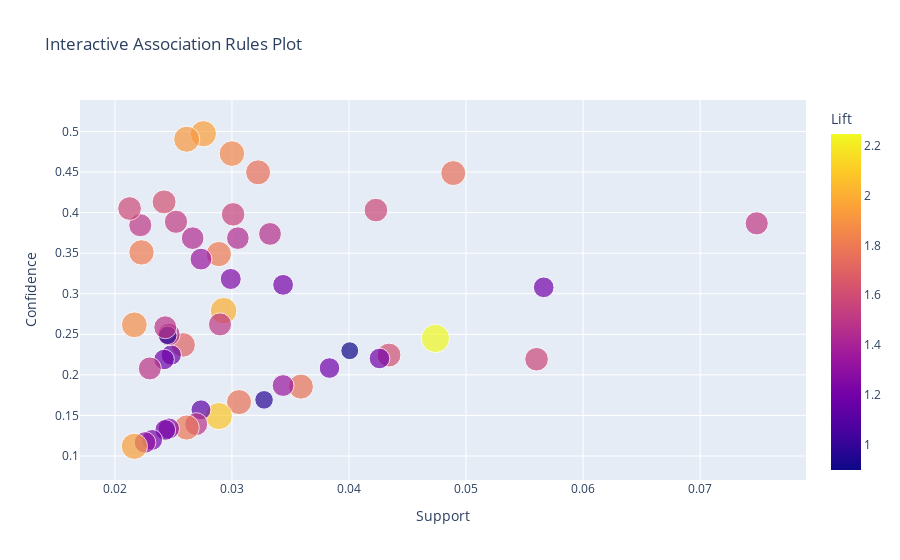

The notebook cell this image was saved under:
### Code cell
fig = px.scatter(rules_df, x='Support', y='Confidence',
                size='Lift', color='Lift',
                hover_data=['From', 'To'],
                title='Interactive Association Rules Plot')
fig.show()

### Figure 1 — Plotly figure (JSON) as saved in the notebook; plotly's stock layout.template omitted (floating-point values rounded to 4 significant figures)
{"data": [{"customdata": [["other vegetables", "whole milk"], ["rolls/buns", "whole milk"], ["whole milk", "yogurt"], ["whole milk", "root vegetables"], ["other vegetables", "root vegetables"], ["other vegetables", "yogurt"], ["other vegetables", "rolls/buns"], ["tropical fruit", "whole milk"], ["whole milk", "soda"], ["rolls/buns", "soda"], ["other vegetables", "tropical fruit"], ["whole milk", "bottled water"], ["rolls/buns", "yogurt"], ["pastry", "whole milk"], ["other vegetables", "soda"], ["whole milk", "whipped/sour cream"], ["sausage", "rolls/buns"], ["whole milk", "citrus fruit"], ["whole milk", "pip fruit"], ["whole milk", "domestic eggs"], ["sausage", "whole milk"], ["tropical fruit", "yogurt"], ["soda", "bottled water"], ["other vegetables", "citrus fruit"], ["other vegetables", "whipped/sour cream"], ["butter", "whole milk"], ["whole milk", "newspapers"], ["yogurt", "soda"], ["sausage", "other vegetables"], ["whole milk", "fruit/vegetable juice"], ["other vegetables", "pip fruit"], ["whole milk", "curd"], ["root vegetables", "yogurt"], ["whole milk", "brown bread"], ["other vegetables", "bottled water"], ["shopping bags", "soda"], ["tropical fruit", "rolls/buns"], ["shopping bags", "whole milk"], ["sausage", "soda"], ["rolls/buns", "root vegetables"], ["rolls/buns", "bottled water"], ["margarine", "whole milk"], ["other vegetables", "shopping bags"], ["yogurt", "bottled water"], ["pastry", "other vegetables"], ["other vegetables", "domestic eggs"], ["whole milk", "pork"], ["other vegetables", "pork"], ["yogurt", "citrus fruit"], ["beef", "whole milk"]], "hovertemplate": "Support=%{x}<br>Confidence=%{y}<br>Lift=%{marker.color}<br>From=%{customdata[0]}<br>To=%{customdata[1]}<extra></extra>", "legendgroup": "", "marker": {"color": [1.514, 1.205, 1.572, 1.756, 2.247, 1.608, 1.197, 1.578, 0.8991, 1.195, 1.768, 1.217, 1.339, 1.463, 0.9703, 1.76, 1.771, 1.442, 1.557, 1.85, 1.245, 2.0, 1.504, 1.803, 2.082, 1.946, 1.341, 1.124, 1.482, 1.442, 1.785, 1.919, 1.698, 1.521, 1.16, 1.432, 1.275, 0.9734, 1.483, 1.212, 1.19, 1.617, 1.216, 1.49, 1.311, 1.814, 1.505, 1.941, 1.876, 1.585], "coloraxis": "coloraxis", "size": [1.514, 1.205, 1.572, 1.756, 2.247, 1.608, 1.197, 1.578, 0.8991, 1.195, 1.768, 1.217, 1.339, 1.463, 0.9703, 1.76, 1.771, 1.442, 1.557, 1.85, 1.245, 2.0, 1.504, 1.803, 2.082, 1.946, 1.341, 1.124, 1.482, 1.442, 1.785, 1.919, 1.698, 1.521, 1.16, 1.432, 1.275, 0.9734, 1.483, 1.212, 1.19, 1.617, 1.216, 1.49, 1.311, 1.814, 1.505, 1.941, 1.876, 1.585], "sizemode": "area", "sizeref": 0.005617, "symbol": "circle"}, "mode": "markers", "name": "", "orientation": "v", "showlegend": false, "x": [0.07483, 0.05663, 0.05602, 0.04891, 0.04738, 0.04342, 0.0426, 0.0423, 0.04006, 0.03833, 0.03589, 0.03437, 0.03437, 0.03325, 0.03274, 0.03223, 0.0306, 0.0305, 0.0301, 0.02999, 0.02989, 0.02928, 0.02898, 0.02888, 0.02888, 0.02755, 0.02735, 0.02735, 0.02694, 0.02664, 0.02613, 0.02613, 0.02583, 0.02522, 0.02481, 0.02461, 0.02461, 0.0245, 0.0243, 0.0243, 0.0242, 0.0242, 0.02318, 0.02298, 0.02257, 0.02227, 0.02217, 0.02166, 0.02166, 0.02125], "xaxis": "x", "y": [0.3868, 0.3079, 0.2193, 0.4487, 0.2449, 0.2244, 0.2202, 0.4031, 0.2297, 0.2084, 0.1855, 0.3109, 0.1868, 0.3737, 0.1692, 0.4496, 0.1664, 0.3686, 0.3978, 0.4728, 0.3182, 0.2791, 0.2622, 0.3489, 0.1492, 0.4972, 0.3427, 0.1569, 0.1393, 0.3685, 0.135, 0.4905, 0.2369, 0.3887, 0.2245, 0.2497, 0.1338, 0.2487, 0.2587, 0.1321, 0.219, 0.4132, 0.1198, 0.2079, 0.1167, 0.351, 0.3845, 0.1119, 0.2617, 0.405], "yaxis": "y", "type": "scatter"}], "layout": {"xaxis": {"anchor": "y", "domain": [0.0, 1.0], "title": {"text": "Support"}}, "yaxis": {"anchor": "x", "domain": [0.0, 1.0], "title": {"text": "Confidence"}}, "coloraxis": {"colorbar": {"title": {"text": "Lift"}}, "colorscale": [[0.0, "#0d0887"], [0.1111, "#46039f"], [0.2222, "#7201a8"], [0.3333, "#9c179e"], [0.4444, "#bd3786"], [0.5556, "#d8576b"], [0.6667, "#ed7953"], [0.7778, "#fb9f3a"], [0.8889, "#fdca26"], [1.0, "#f0f921"]]}, "legend": {"tracegroupgap": 0, "itemsizing": "constant"}, "title": {"text": "Interactive Association Rules Plot"}}}
